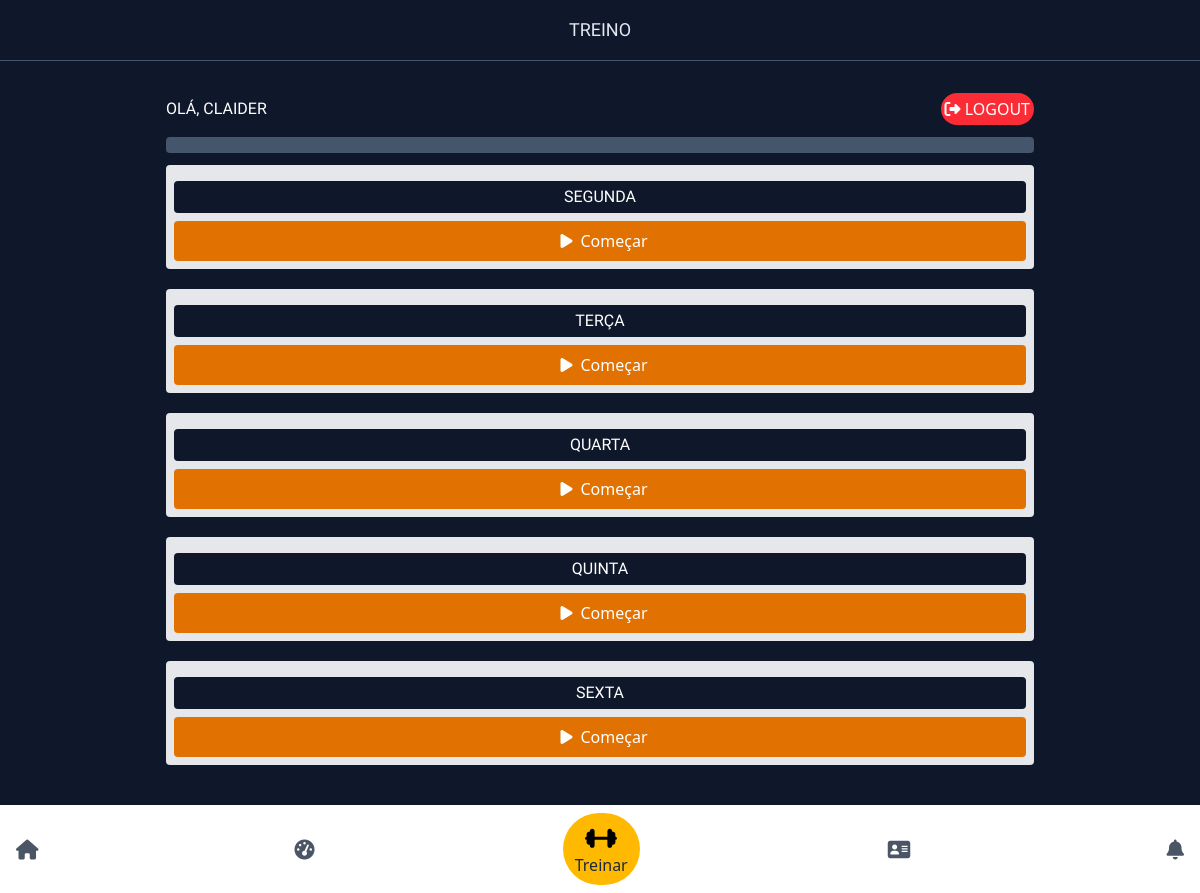
Before: /treino-micro/19 (signed in) with the older database file.
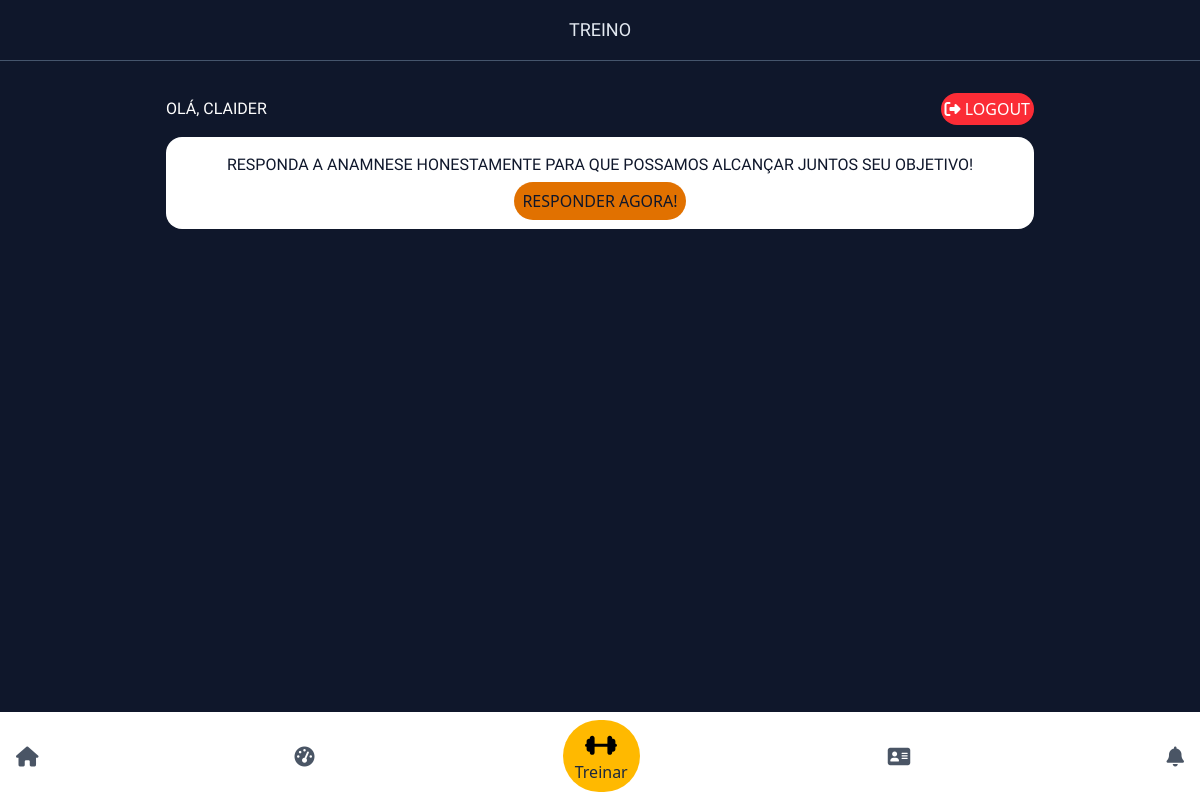
After: the same page with the newer database file.
### app_personal/models.py (models this page shows)
class Microciclo(models.Model):
    mesociclo = models.ForeignKey(Mesociclo, on_delete=models.CASCADE, related_name='microciclo')
    titulo = models.CharField(max_length=255)

### app/views.py (the view)
# urls.py: path('treino-micro/<int:id>', views.treino_micro, name='treino_micro'),
def treino_micro(request, id):
    user_auth = request.user.is_authenticated
    if not user_auth:
        return redirect('login_view')
    Micro = Microciclo.objects.filter(mesociclo_id = id)
    exercicios = ExerciciosCliente.objects.filter(microciclo_id = id)
    context={
        'micro':Micro,
        'exercicios':exercicios
    }
    return render(request,'treino/treino-micro.html', context)

### app/templates/treino/treino-micro.html (shortened to what this page needs)
{% extends 'base/base.html' %}
{% block 'content'%}
{% if user %}
<h1 class="text-center text-lg border-b-1 border-slate-600 p-4 text-slate-200">TREINO</h1>
<section class="content w-full max-w-[900px] m-auto my-4 p-4 text-white space-y-3">
    <div class="flex items-center justify-between">
        <h1>Olá, {{user.first_name}}</h1>
        <a href="{% url 'logout' %}" class="bg-red-500 p-1 rounded-full"><i class="fa fa-sign-out"></i> LOGOUT</a>
    </div>
    {% if micro %}
        <div class="bg-slate-600 p-2 rounded">
        </div>
      <div class="gap-5 flex flex-wrap items-center">
        {% for t in micro %}
                <div class="w-full bg-gray-200 text-slate-900 p-2 rounded">
                    <h1 class="text-center my-2 text-white bg-slate-900 rounded p-1">{{t.titulo}}</h1>
                    <a href="{% url 'comecar' t.id %}" data-id="{{t.id}}" class="flex justify-center items-center bg-amber-600 font-medium text-white p-2 hover:text-amber-900 hover:bg-amber-400 rounded"><i class="fa fa-play mx-2"></i>Começar</a>
                </div>
        {% endfor %}
     </div>
    {% else %}
        <div class="bg-white text-slate-900 text-center rounded-2xl p-4 space-y-3">
            <h1 class="">Responda a Anamnese honestamente para que possamos alcançar juntos seu objetivo!</h1>
            <a href="{% url 'anamnese' %}" class="bg-amber-600 p-2 rounded-full uppercase font-medium">Responder agora!</a>
        </div>
    {% endif %}
</section>
<br><br><br><br>
{% endif %}
{% endblock %}

### templates/base/base.html (shortened to what this page needs)
{% load static %}
<!DOCTYPE html>
<html lang="en">
<head>
    <link rel="stylesheet" href="{% static 'css/style.css' %}">
     <script src="https://cdn.jsdelivr.net/npm/@tailwindcss/browser@4"></script>
     <link rel="stylesheet" href="https://cdnjs.cloudflare.com/ajax/libs/font-awesome/4.7.0/css/font-awesome.css" />
</head>
<body class="bg-slate-900 relative">
    {% include 'base/menu.html' %}
    {% block 'content' %}
    {% endblock %}
</body>
</html>

### templates/base/menu.html (shortened to what this page needs)
{% if user.is_authenticated == True %}
<nav class="w-full bg-white p-2 fixed bottom-0 left-0 z-9">
    <ul class="flex flex-wrap items-center justify-between gap-2">
        <li>
            <a href="{% url 'home' %}" class="text-gray-600 p-2 rounded-md px-2 ">
                <i class="fa fa-home fa-lg"></i>
            </a>
        </li>
        <li>
            <a href="{% url 'home' %}" class="text-gray-600 p-2 rounded-md px-2 ">
                <i class="fa fa-tachometer fa-lg"></i>
            </a>
        </li>
         <li class="bg-amber-400 rounded-full px-3 py-2">
            <a href="{% url 'treino' %}" class="text-slate-800 text-center rounded-full flex flex-col items-center">
                Treinar
            </a>
        </li>
        <li>
            <a href="#" id="open-config" class="text-gray-600 p-2 rounded-md px-2 ">
                <i class="fa fa-address-card fa-lg"></i>
            </a>
        </li>
        <li>
            <a href="{% url 'home' %}" class="text-gray-600 p-2 rounded-md px-2 ">
                <i class="fa fa-bell fa-lg"></i>
            </a>
        </li>
    </ul>
</nav>
{% endif %}

### app/static/css/style.css (style rules this page uses)
h1 { font-family: "Cal Sans", sans-serif !important; font-style: normal; text-transform: uppercase; }

Changed rows visible on the page:
removed Microciclo: titulo "SEGUNDA"
removed Microciclo: titulo "TERÇA"
removed Microciclo: titulo "QUARTA"
removed Microciclo: titulo "QUINTA"
removed Microciclo: titulo "SEXTA"
Other visible differences:
text now shown: "RESPONDA A ANAMNESE HONESTAMENTE PARA QUE POSSAMOS ALCANÇAR JUNTOS SEU OBJETIVO! RESPONDER AGORA!"
